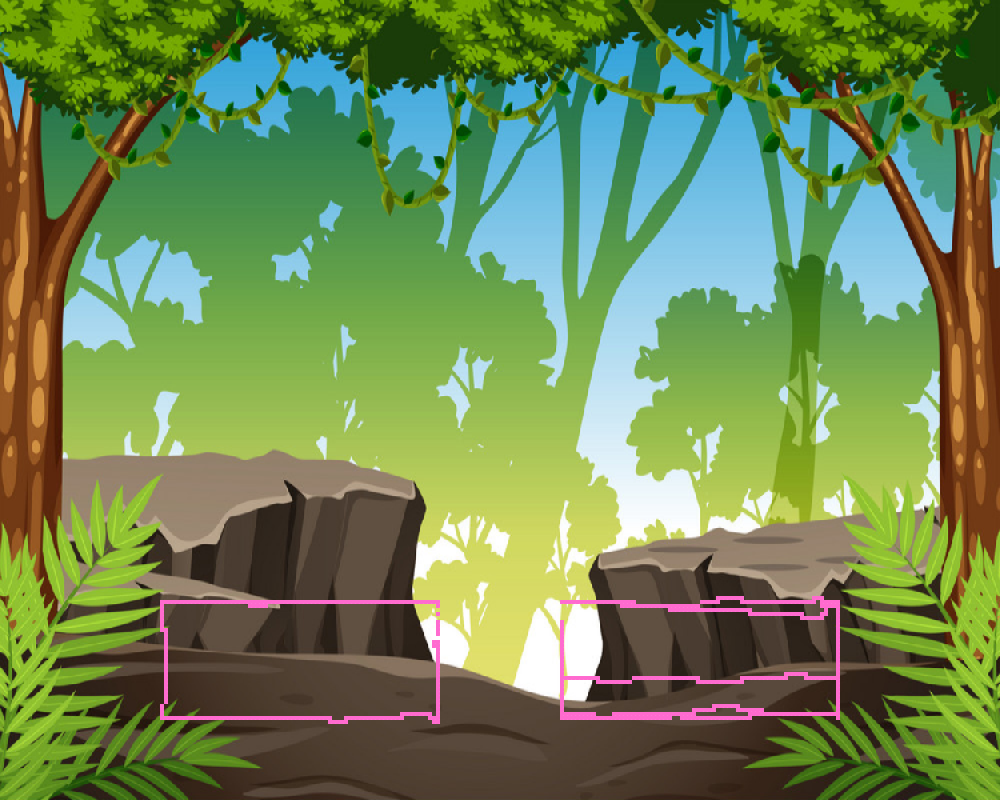

Tiled map render using the project's own tile images. Description and the map definition, with tile-layer contents summarised, below:
An orthogonal 250x200 tile map with 4x4 px tiles, 2 tile layers (Background, Button), 1 hidden layer not drawn, 2 tilesets.

<map version="1.10" tiledversion="1.10.2" orientation="orthogonal" renderorder="right-down" width="250" height="200" tilewidth="4" tileheight="4" infinite="0" nextlayerid="6" nextobjectid="1">
 <tileset firstgid="1" source="1.25.tsx" />
 <tileset firstgid="17921" source="s.tsx" />
 <layer id="2" name="Background" width="250" height="200" locked="1">
  <data>[50000 cells, 50000 non-empty, 50000 distinct tile ids]</data>
 </layer>
 <layer id="1" name="Sketch" width="250" height="200" visible="0" locked="1">
  <data>[50000 cells, 1825 non-empty, 1 distinct tile ids]</data>
 </layer>
 <layer id="5" name="Button" width="250" height="200" locked="1">
  <data>[50000 cells, 576 non-empty, 1 distinct tile ids]</data>
 </layer>
</map>